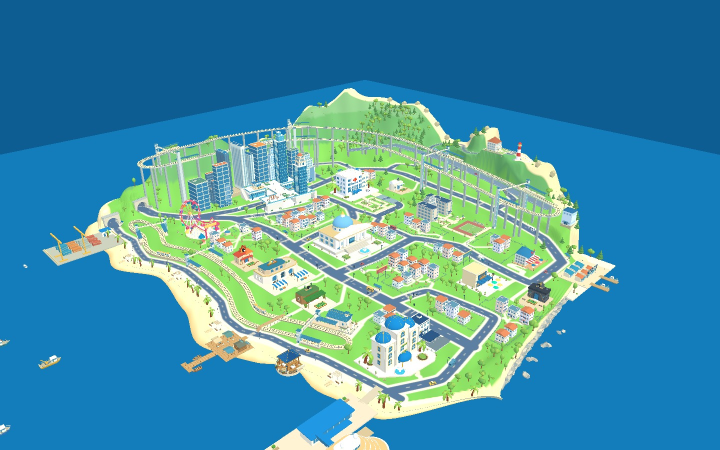
#> input picture docs/immersive-palette-review/day.jpg, 1440 x 900 px, found by its file name (shown at 1/2 size); its folder holds 3 pictures in this run
$ python palette-board.py
#> lines starting #> are read from the running program, lines starting #| are printed output that depends on the picture
"""Create a provisional colour study from identical pixels in the three EGL views."""
from pathlib import Path
from PIL import Image,ImageDraw,ImageFont
import json,statistics
root=Path('docs/immersive-palette-review');names=['day','sunset','night'];images={n:Image.open(root/(n+'.jpg')).convert('RGB') for n in names}
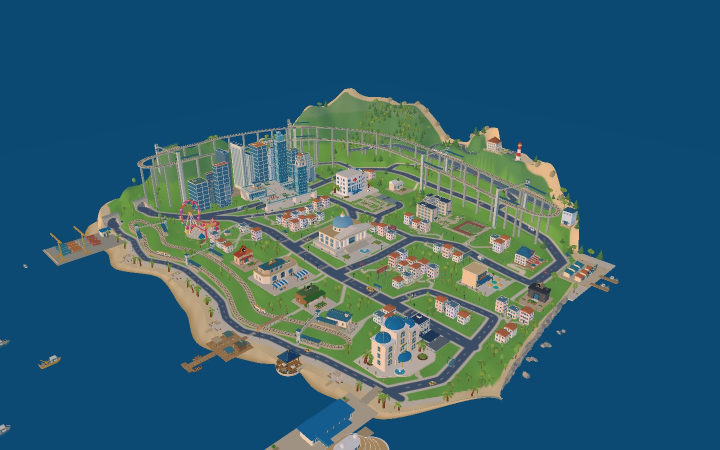
#> input picture docs/immersive-palette-review/sunset.jpg, 1440 x 900 px, found by its file name (shown at 1/2 size)
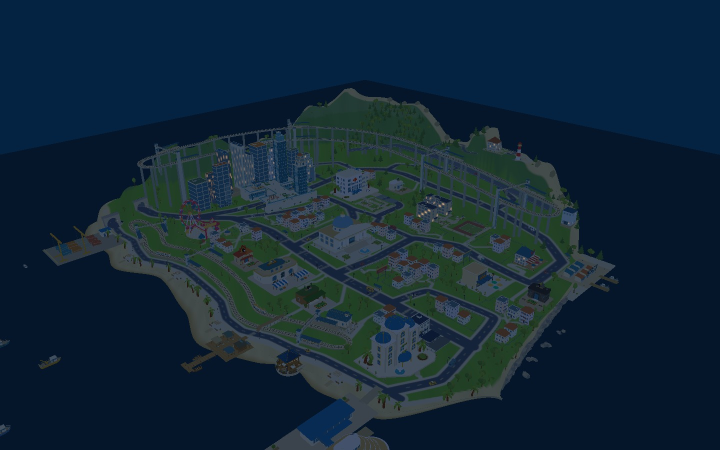
#> input picture docs/immersive-palette-review/night.jpg, 1440 x 900 px, found by its file name (shown at 1/2 size)
#> after `images = {n: Image.open(root / (n + '.jpg')).convert('RGB') for n in n`: images = 3 items
points=[('Sea',120,600),('Sand',360,590),('Grass',555,605),('Hill',667,240),('Road',700,567),('Cream stone',675,466),('Blue roof',800,646),('Terracotta',779,617),('Tower glass',514,336),('Green roof',603,584)]
def sample(im,x,y):
#> called with x = 120, y = 600
 vals=[im.getpixel((a,b)) for a in range(x-1,x+2) for b in range(y-1,y+2)]
#> vals = [(19, 125, 187), (19, 125, 187), (19, 125, 187), (19, 125, 187), (19, 125, 187), (19, 125, 187), (19, 125, 187), (19, 125, 187), (19, 125, 187)]
 return tuple(int(statistics.median(p[c] for p in vals)) for c in range(3))
def hx(v):return '#'+''.join(f'{c:02X}' for c in v)
result={name:{'point':[x,y],'colors':{n:hx(sample(images[n],x,y)) for n in names}} for name,x,y in points}
#> result = 10 items
(root/'palette-samples.json').write_text(json.dumps({'method':'Median of 3x3 RGB pixels in approximate EGL views; not browser colours','date':'2026-09-22','times':['12:00','17:30','21:00'],'samples':result},ensure_ascii=False,indent=2))
W,H=1600,1580;out=Image.new('RGB',(W,H),'#f1efe8');d=ImageDraw.Draw(out)
#> after `out = Image.new('RGB', (W, H), '#f1efe8')`:
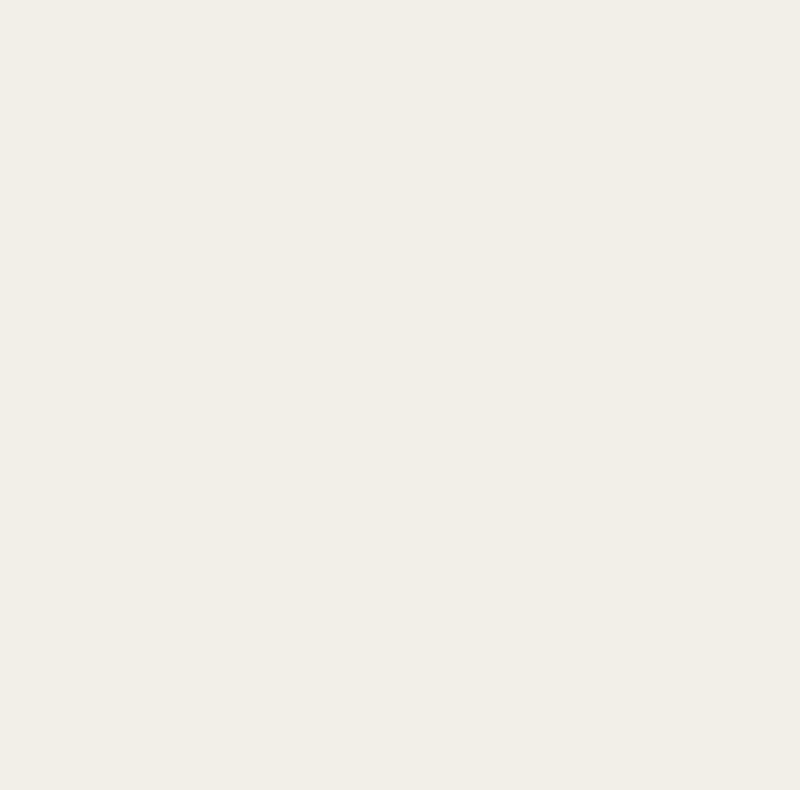
#> out: PIL image 1600x1580 RGB (shown at 1/2 size); mean R, G, B 241, 239, 232
font='/usr/share/fonts/truetype/dejavu/DejaVuSans.ttf';bold='/usr/share/fonts/truetype/dejavu/DejaVuSans-Bold.ttf';F=lambda size:ImageFont.truetype(font,size);B=lambda size:ImageFont.truetype(bold,size)
d.text((60,45),'COASTAL CITY / COLOUR STUDY',font=B(38),fill='#172f43');d.text((60,100),'PROVISIONAL EGL RENDER  ·  NOT A BROWSER SCREENSHOT',font=B(17),fill='#a24b3d')
for i,(name,label) in enumerate(zip(names,['DAY  /  12:00','DUSK  /  17:30','NIGHT  /  21:00'])):
 x=60+i*500;out.paste(images[name].resize((480,300),Image.Resampling.LANCZOS),(x,150));d.text((x,466),label,font=B(20),fill='#243b4a')
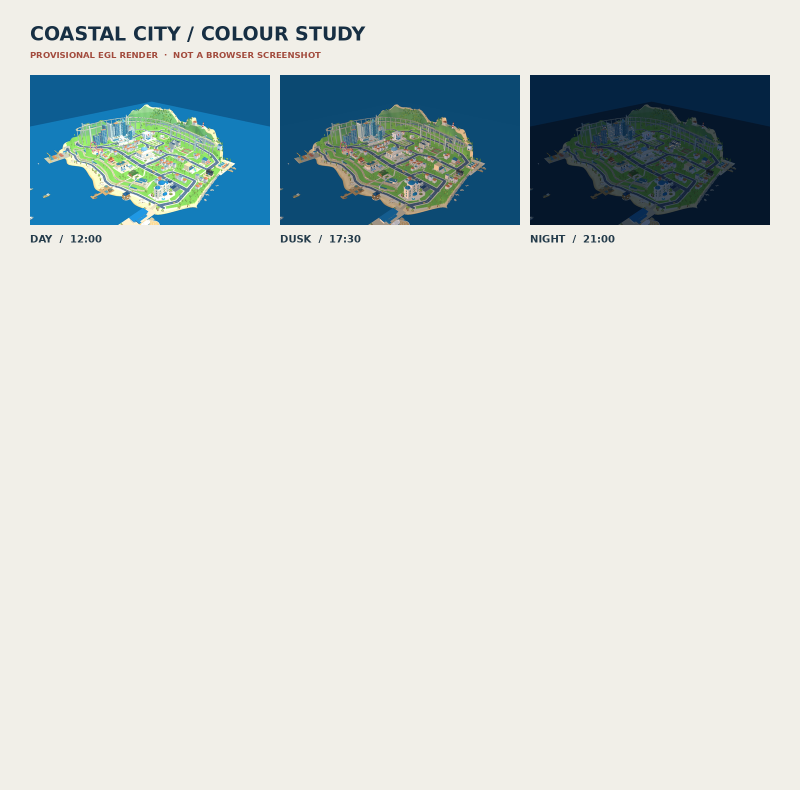
#> out: PIL image 1600x1580 RGB (shown at 1/2 size); mean R, G, B 206.7, 213, 210.5
d.text((60,520),'SAME CAMERA  /  SAME SURFACE PIXELS',font=B(19),fill='#243b4a')
d.text((60,550),'Median 3x3 pixel values; simplified lighting and water, no real sky or shadows.',font=F(17),fill='#57656a')
for i,(name,x,y) in enumerate(points):
 yy=610+i*83;d.text((60,yy+21),name.upper(),font=B(17),fill='#253d4c')
 for j,n in enumerate(names):
  xx=260+j*425;rgb=sample(images[n],x,y);d.rounded_rectangle((xx,yy,xx+405,yy+65),radius=6,fill=rgb)
  d.text((xx+16,yy+20),hx(rgb),font=B(20),fill='#1c303d' if sum(rgb)/3>145 else '#f8f7ef')
d.text((60,1475),'SOURCE: CITYMAP MESHES AND MATERIALS  ·  2026-09-22',font=F(15),fill='#53646d')
d.text((60,1502),'Use as a preliminary reference; verify against the live WebGL renderer.',font=F(15),fill='#a24b3d')
out.save(root/'city-palette-provisional.png',optimize=True)
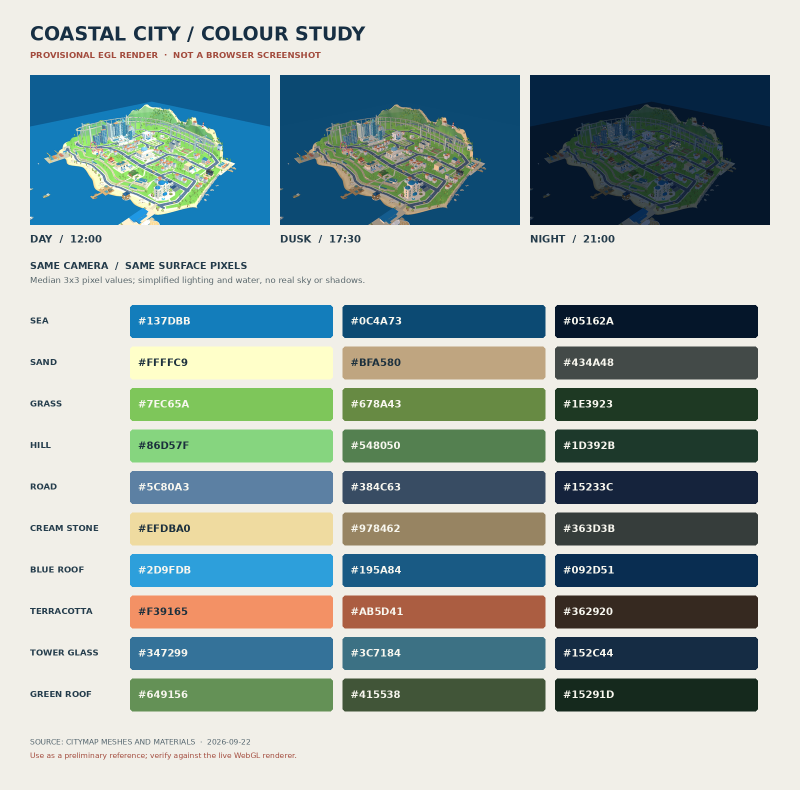
#> saved as city-palette-provisional.png: PIL image 1600x1580 RGB (shown at 1/2 size); mean R, G, B 157.1, 171.8, 168.5
print(json.dumps(result,ensure_ascii=False))
#> (printed output is left out)
